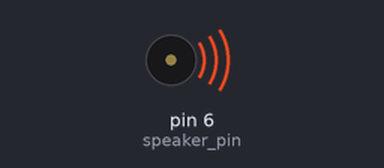
Bench run of a sketch on a simulated Arduino Uno, built with avr-gcc and run on an emulated ATmega328P. On the bench: buzzer (waves = sounding).

Above: at 0.1 s.
Timing chart, 0 to 3.0 s (numbered marks = the images above):
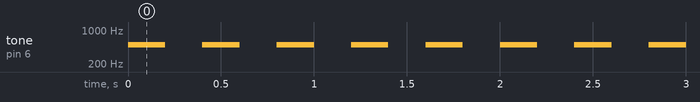

Measured:
- by itself, tone on pin 6 (speaker_pin): alternates 500 Hz for 0.20 s and silent for 0.20 s

The sketch:

P10-2_beeper_alarm.ino
```cpp
/*
*P10-2
*設計Arduino程式，輸出嗶!嗶!嗶!警報聲音。
*/

const int speaker_pin = 6;
const int freq = 500; //Hz

void setup()
{
	pinMode(speaker_pin, OUTPUT);
}

void loop()
{
	tone(speaker_pin, freq);
	delay(200);
	noTone(speaker_pin);
	delay(200);
}
```
